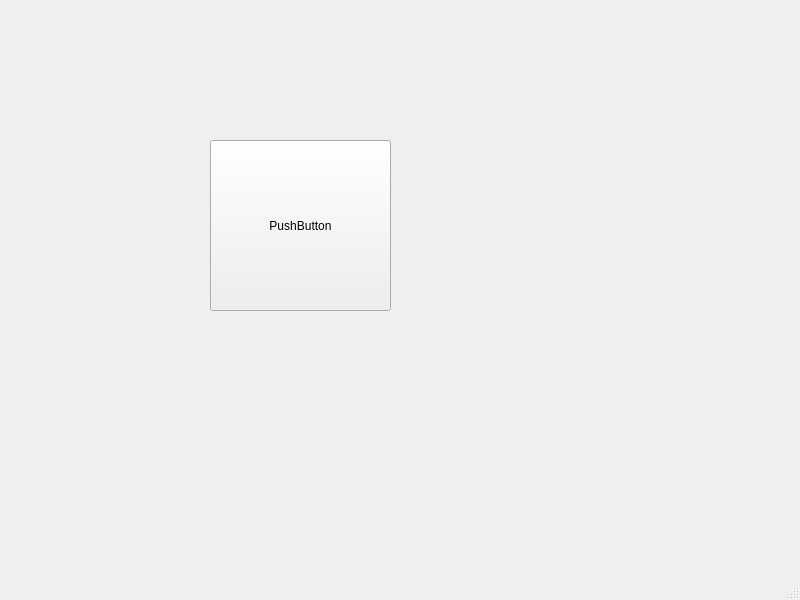
<?xml version="1.0" encoding="UTF-8"?>
<ui version="4.0">
 <class>MainWindow</class>
 <widget class="QMainWindow" name="MainWindow">
  <property name="geometry">
   <rect>
    <x>0</x>
    <y>0</y>
    <width>800</width>
    <height>600</height>
   </rect>
  </property>
  <property name="windowTitle">
   <string>MainWindow</string>
  </property>
  <widget class="QWidget" name="centralwidget">
   <widget class="QPushButton" name="pushButton">
    <property name="geometry">
     <rect>
      <x>210</x>
      <y>140</y>
      <width>181</width>
      <height>171</height>
     </rect>
    </property>
    <property name="text">
     <string>PushButton</string>
    </property>
   </widget>
  </widget>
  <widget class="QMenuBar" name="menubar">
   <property name="geometry">
    <rect>
     <x>0</x>
     <y>0</y>
     <width>800</width>
     <height>22</height>
    </rect>
   </property>
  </widget>
  <widget class="QStatusBar" name="statusbar"/>
 </widget>
 <resources/>
 <connections/>
</ui>
